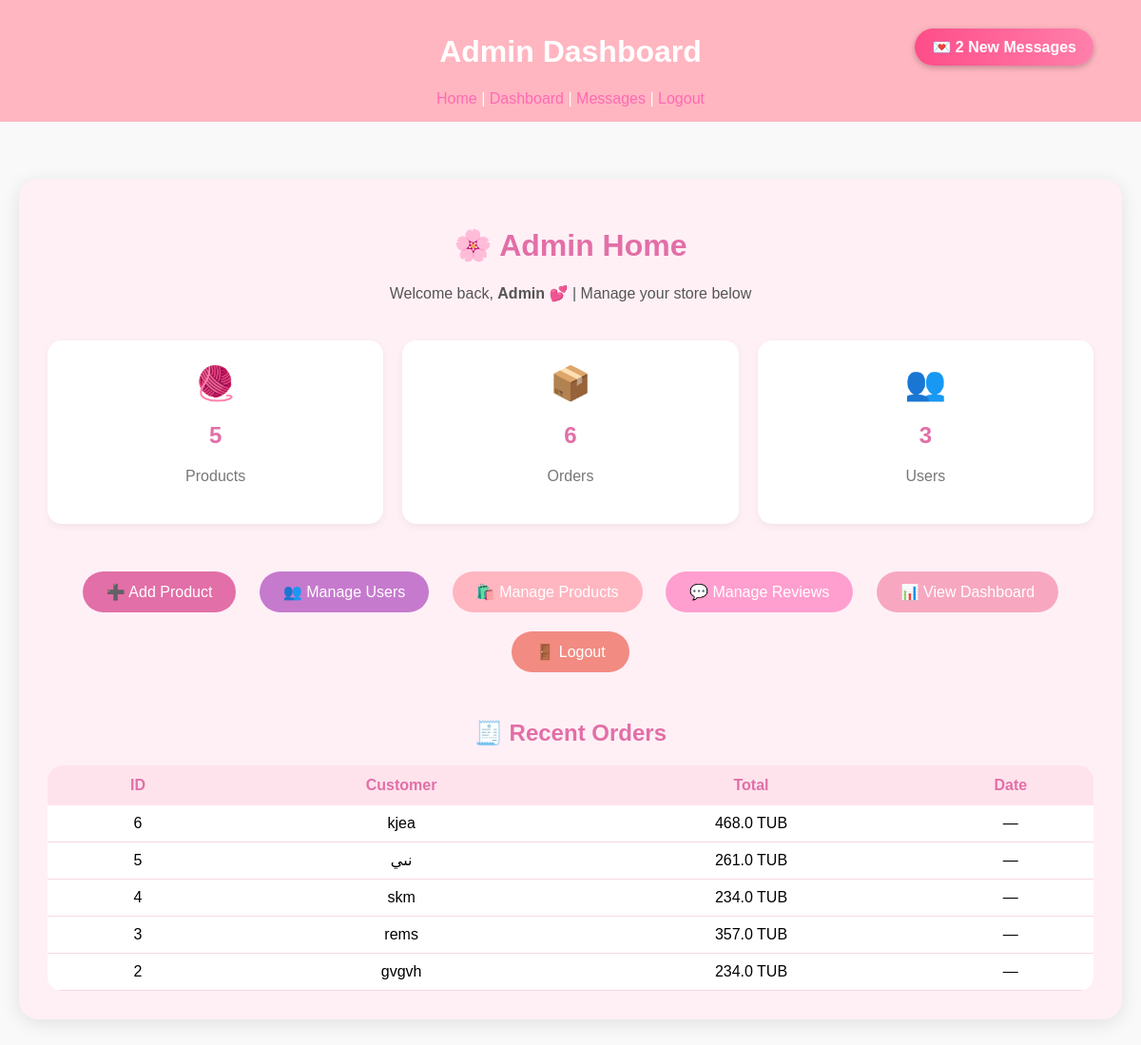
The app's page /admin/home (signed in) with its own data.
### models.py (models this page shows, shortened)
class Order(db.Model):
    id = db.Column(db.Integer, primary_key=True)
    user_id = db.Column(db.Integer, db.ForeignKey('user.id'))
    customer_name = db.Column(db.String(100))
    address = db.Column(db.String(255))
    total = db.Column(db.Float)
    created_at = db.Column(db.DateTime, default=datetime.utcnow)
    user = db.relationship('User', backref='orders', lazy=True)

### routes.py (the view)
@app.route('/admin/home')
def admin_home():
    if 'user' not in session or not session.get('is_admin'):
        flash("⚠️ Access denied! Admins only.", "danger")
        return redirect(url_for('login'))
    new_messages = Message.query.filter_by(is_read=False).count()
    product_count = Product.query.count()
    order_count = Order.query.count()
    user_count = User.query.count()
    orders = Order.query.order_by(Order.id.desc()).limit(5).all()
    return render_template(
        'admin/admin_home.html',
        product_count=product_count,
        order_count=order_count,
        user_count=user_count,
        orders=orders,
        new_messages=new_messages
    )

### templates/admin/admin_home.html (shortened to what this page needs)
{% extends "admin/admin_base.html" %}
{% block content %}
{% if new_messages > 0 %}
  <a href="{{ url_for('admin_messages') }}"
     style="
       position: absolute;
       top: 30px;
       right: 50px;
       background: linear-gradient(90deg, #ff4d88, #ff7fab);
       color: white;
       font-weight: bold;
       padding: 10px 18px;
       border-radius: 30px;
       box-shadow: 0 2px 6px rgba(0,0,0,0.25);
       animation: pulse 1.5s infinite;
       text-decoration: none;
       z-index: 1000;
       transition: 0.3s;
     "
     onmouseover="this.style.transform='scale(1.1)'"
     onmouseout="this.style.transform='scale(1)'">
    💌 {{ new_messages }} New Message{{ 's' if new_messages > 1 else '' }}
  </a>
{% endif %}
<div style="max-width:1200px; margin:40px auto; padding:30px; background:#fff0f6; border-radius:20px; box-shadow:0 4px 20px rgba(0,0,0,0.1);">
<div style="text-align:center; margin-bottom:40px;">
  <h1 style="color:#e26fa7;">🌸 Admin Home</h1>
  <p style="color:#555;">Welcome back, <b>Admin</b> 💕 | Manage your store below</p>
</div>
  <div style="display:grid; grid-template-columns:repeat(auto-fit, minmax(250px, 1fr)); gap:20px; margin-bottom:40px;">
    <div style="background:white; padding:25px; border-radius:15px; text-align:center; box-shadow:0 3px 8px rgba(0,0,0,0.05);">
      <div style="font-size:35px;">🧶</div>
      <h2 style="color:#e26fa7;">{{ product_count }}</h2>
      <p style="color:#777;">Products</p>
    </div>
    <div style="background:white; padding:25px; border-radius:15px; text-align:center; box-shadow:0 3px 8px rgba(0,0,0,0.05);">
      <div style="font-size:35px;">📦</div>
      <h2 style="color:#e26fa7;">{{ order_count }}</h2>
      <p style="color:#777;">Orders</p>
    </div>
    <div style="background:white; padding:25px; border-radius:15px; text-align:center; box-shadow:0 3px 8px rgba(0,0,0,0.05);">
      <div style="font-size:35px;">👥</div>
      <h2 style="color:#e26fa7;">{{ user_count }}</h2>
      <p style="color:#777;">Users</p>
    </div>
  </div>
  <div style="text-align:center; margin-bottom:40px;">
    <a href="{{ url_for('add_product') }}"
       style="background:#e26fa7; color:white; padding:12px 25px; border-radius:30px; text-decoration:none; margin:10px; display:inline-block; transition:0.3s;">
       ➕ Add Product
    </a>
    <a href="{{ url_for('admin_users') }}"
       style="background:#c67ace; color:white; padding:12px 25px; border-radius:30px; text-decoration:none; margin:10px; display:inline-block; transition:0.3s;">
       👥 Manage Users
    </a>
    <a href="{{ url_for('add_product') }}"
       style="background:#ffb6c1; color:white; padding:12px 25px; border-radius:30px; text-decoration:none; margin:10px; display:inline-block; transition:0.3s;">
       🛍️ Manage Products
    </a>
    <a href="{{ url_for('admin_reviews') }}"
   style="background:#ff9fcf; color:white; padding:12px 25px; border-radius:30px; text-decoration:none; margin:10px; display:inline-block; transition:0.3s;">
   💬 Manage Reviews
</a>
    <a href="{{ url_for('admin_dashboard') }}"
       style="background:#f7a8c0; color:white; padding:12px 25px; border-radius:30px; text-decoration:none; margin:10px; display:inline-block; transition:0.3s;">
       📊 View Dashboard
    </a>
    <a href="{{ url_for('logout') }}"
       style="background:#f28b82; color:white; padding:12px 25px; border-radius:30px; text-decoration:none; margin:10px; display:inline-block; transition:0.3s;">
       🚪 Logout
    </a>
  </div>
  <h2 style="color:#e26fa7; text-align:center; margin-bottom:20px;">🧾 Recent Orders</h2>
  <div style="overflow-x:auto;">
    <table style="width:100%; border-collapse:collapse; background:white; border-radius:15px; overflow:hidden;">
      <thead style="background:#ffe3ec; color:#e26fa7;">
        <tr>
          <th style="padding:12px;">ID</th>
          <th>Customer</th>
          <th>Total</th>
          <th>Date</th>
        </tr>
      </thead>
      <tbody>
        {% for order in orders %}
        <tr style="text-align:center; border-bottom:1px solid #f8d7e3;">
          <td style="padding:10px;">{{ order.id }}</td>
          <td>{{ order.customer_name }}</td>
          <td>{{ order.total }} TUB</td>
          <td>{{ order.date_created.strftime('%Y-%m-%d') if order.date_created else '—' }}</td>
        </tr>
        {% else %}
        <tr><td colspan="4" style="text-align:center; padding:20px;">No orders yet 💌</td></tr>
        {% endfor %}
      </tbody>
    </table>
  </div>
</div>
{% endblock %}

### templates/admin/admin_base.html (style rules this page uses)
body { font-family: Arial, sans-serif; background-color: #f9f9f9; margin: 0; padding: 0; }
a { color: #ff69b4; text-decoration: none; }

### records on screen
Order: id "6", customer_name "kjea", total "468.0", date_created "—"
Order: id "5", customer_name "نىي", total "261.0", date_created "—"
Order: id "4", customer_name "skm", total "234.0", date_created "—"
Order: id "3", customer_name "rems", total "357.0", date_created "—"
Order: id "2", customer_name "gvgvh", total "234.0", date_created "—"

### other values on screen
{{ new_messages }} "2"
{{ 's' if new_messages > 1 else '' }} "s"
{{ product_count }} "5"
{{ order_count }} "6"
{{ user_count }} "3"
